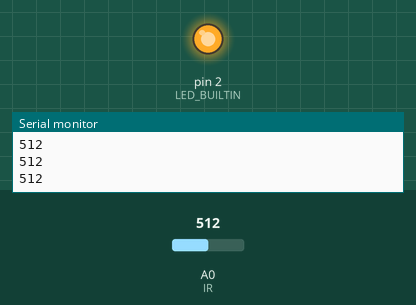
Recording of a sketch running on a simulated Arduino Uno, built with avr-gcc and run on an emulated ATmega328P. Parts: output pins drawn as LEDs (lit = HIGH), the last lines printed to the serial monitor. The test bench sets the inputs (shaded band); at power-on: A0 (IR) = 512.

Above: at 1.2 s.
1.3 s: A0 (IR) set to 883
2.8 s: A0 (IR) set to 912
At 3.7 s:
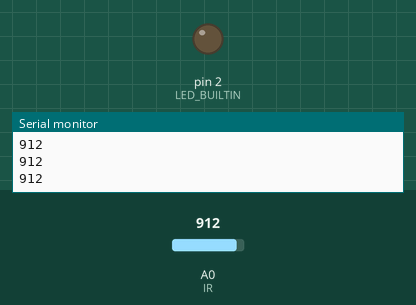
4.4 s: A0 (IR) set to 890
At 5.1 s:
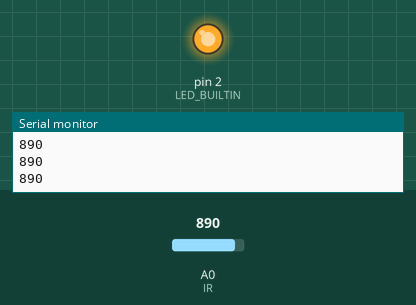
6.0 s: A0 (IR) set to 900
At 6.4 s:
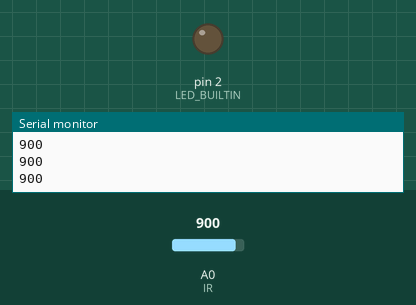
Timing chart, 0 to 8.6 s (numbered marks = the images above; inputs shaded):
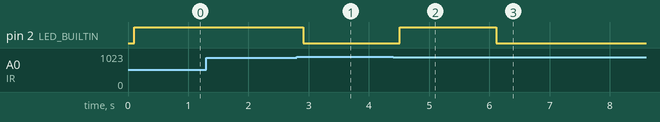

The sketch:

Blink.ino
```cpp
#define LED_BUILTIN 2

void setup()
{
  Serial.begin(9600); // sensor buart rate
  pinMode(LED_BUILTIN, OUTPUT);  // Led Pin Connected To D5 Pin
}
void loop()
{
 int s1=analogRead(A0); // IR Sensor output pin connected to A0
 Serial.println(s1);  // See the Value In Serial Monitor
 delay(100);
 if(s1< 900 )
 {
  digitalWrite(LED_BUILTIN,HIGH); // LED ON
 }
  else
 {
  digitalWrite(LED_BUILTIN,LOW); // LED OFF
 }
}
```

Measured:
- the behaviour switches between 899 and 900 on A0 (IR) (found by bisection; images 0 and 1)
- after the input at 2.8 s, pin 2 (LED_BUILTIN): HIGH → LOW after 0.11 s
- after the input at 4.4 s, pin 2 (LED_BUILTIN): LOW → HIGH after 0.11 s
- after the input at 6.0 s, pin 2 (LED_BUILTIN): HIGH → LOW after 0.12 s
